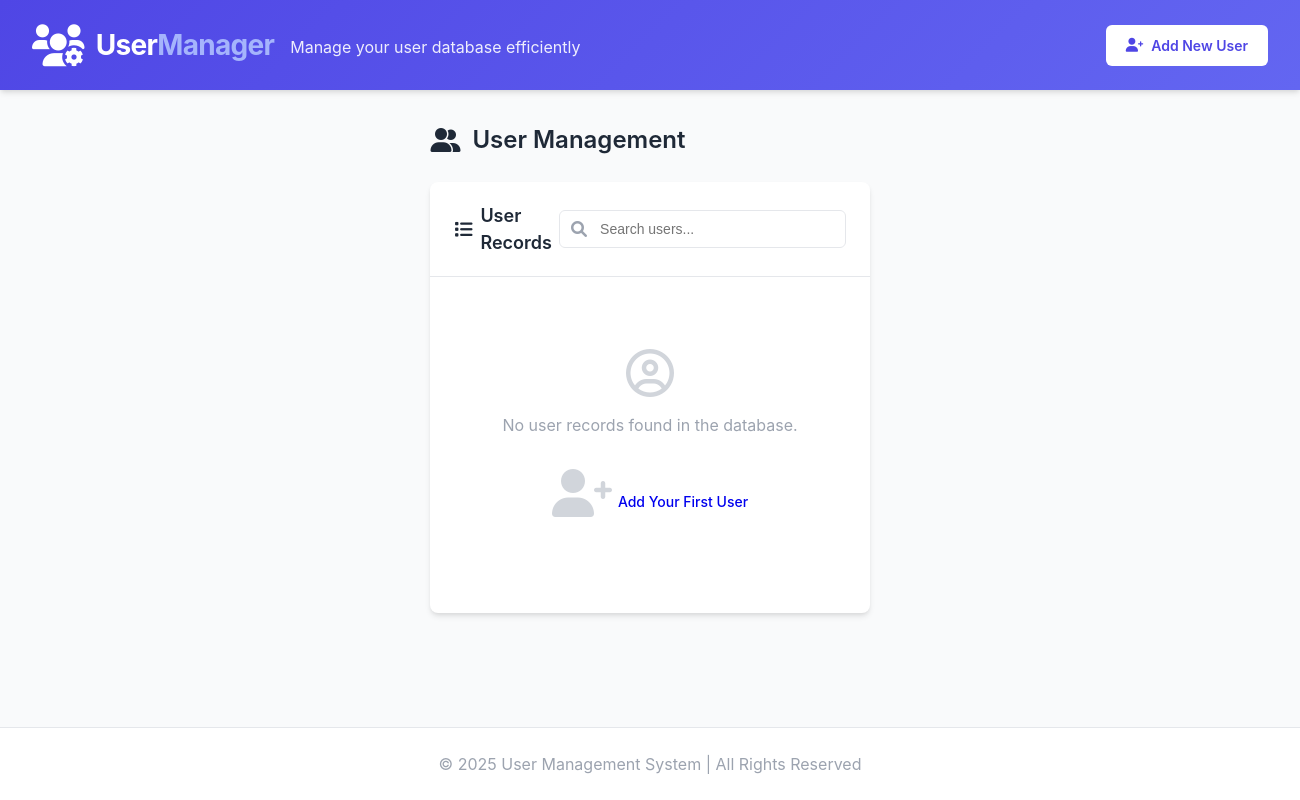
The page /php/users.php on the database as committed earlier.
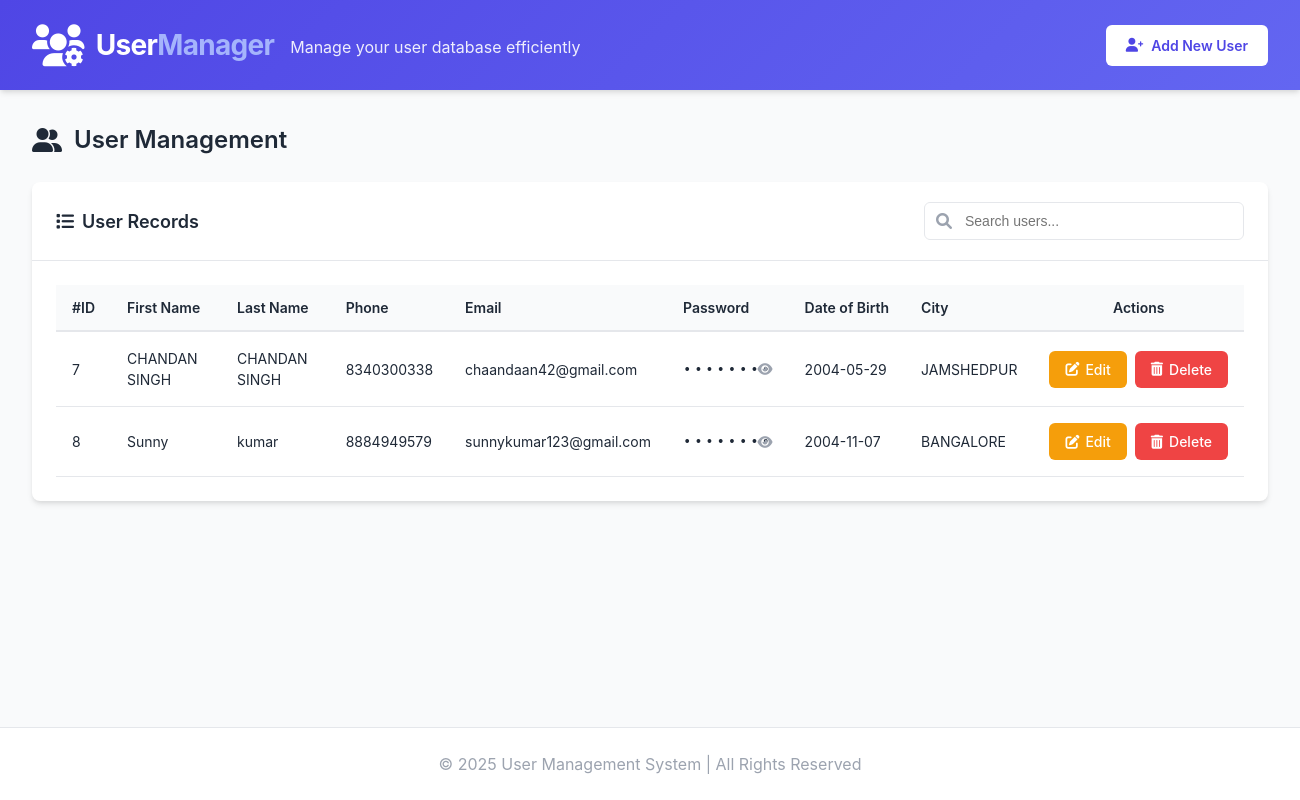
The same page on the database as committed later.
### tables this page shows
CREATE TABLE `user` (
  `ID` int(12) NOT NULL,
  `FirstName` varchar(30) NOT NULL,
  `LastName` varchar(30) NOT NULL,
  `Phone` bigint(10) NOT NULL,
  `Mail` varchar(30) NOT NULL,
  `Password` varchar(16) NOT NULL,
  `DOB` date NOT NULL,
  `City` varchar(20) NOT NULL
);

### php/users.php (the view, shortened to what this page needs)
<!DOCTYPE html>
<html lang="en">
<head>
    <link rel="stylesheet" href="https://cdnjs.cloudflare.com/ajax/libs/font-awesome/6.0.0-beta3/css/all.min.css">
</head>
<body>
    <div class="dashboard">
        <header class="header">
            <div class="header-content">
                <div class="brand">
                    <div class="logo">
                        <i class="fas fa-users-cog"></i>
                        User<span>Manager</span>
                    </div>
                    <p class="subtitle">Manage your user database efficiently</p>
                </div>
                <div class="header-actions">
                    <a href="user_create.php" class="btn-add">
                        <i class="fas fa-user-plus"></i>
                        <span>Add New User</span>
                    </a>
                </div>
            </div>
        </header>
        <main class="main-content">
            <h1 class="page-title">
                <i class="fas fa-user-friends"></i>
                User Management
            </h1>
            <div class="card">
                <div class="card-header">
                    <h2 class="card-title">
                        <i class="fas fa-list"></i>
                        User Records
                    </h2>
                    <div class="search-container">
                        <input type="text" id="searchInput" class="search-input" placeholder="Search users...">
                    </div>
                </div>
                <div class="card-body">
                    <div class="table-container">
                        <?php
                        include 'signup.php';
                        $query = "SELECT * FROM user";
                        $run = mysqli_query($con, $query);
                        $count = mysqli_num_rows($run);
                        if ($count > 0) {
                        ?>
                            <table id="usersTable">
                                <thead>
                                    <tr>
                                        <th>#ID</th>
                                        <th>First Name</th>
                                        <th>Last Name</th>
                                        <th>Phone</th>
                                        <th>Email</th>
                                        <th>Password</th>
                                        <th>Date of Birth</th>
                                        <th>City</th>
                                        <th class="text-center">Actions</th>
                                    </tr>
                                </thead>
                                <tbody>
                                    <?php while ($call = mysqli_fetch_assoc($run)) { ?>
                                        <tr>
                                            <td><?= htmlspecialchars($call['ID']); ?></td>
                                            <td><?= htmlspecialchars($call['FirstName']); ?></td>
                                            <td><?= htmlspecialchars($call['LastName']); ?></td>
                                            <td><?= htmlspecialchars($call['Phone']); ?></td>
                                            <td><?= htmlspecialchars($call['Mail']); ?></td>
                                            <td class="password-cell">
                                                <span class="password-hidden" data-password="<?= htmlspecialchars($call['Password']); ?>">
                                                    ••••••••
                                                </span>
                                                <button class="toggle-password">
                                                    <i class="fas fa-eye"></i>
                                                </button>
                                            </td>
                                            <td><?= htmlspecialchars($call['DOB']); ?></td>
                                            <td><?= htmlspecialchars($call['City']); ?></td>
                                            <td class="text-center">
                                                <div class="action-cell">
                                                    <a href="user_update.php?id=<?= $call['ID']; ?>" class="btn btn-edit">
                                                        <i class="fas fa-edit"></i>
                                                        <span class="hide-mobile">Edit</span>
                                                    </a>
                                                    <a href="user_delete.php?id=<?= $call['ID']; ?>"
                                                       onclick="return confirm('Are you sure you want to delete this user? This action cannot be undone.');"
                                                       class="btn btn-delete">
                                                        <i class="fas fa-trash-alt"></i>
                                                        <span class="hide-mobile">Delete</span>
                                                    </a>
                                                </div>
                                            </td>
                                        </tr>
                                    <?php } ?>
                                </tbody>
                            </table>
                        <?php
                        } else {
                        ?>
                            <div class="empty-state">
                                <i class="far fa-user-circle"></i>
                                <p>No user records found in the database.</p>
                                <a href="user_create.php" class="btn btn-primary">
                                    <i class="fas fa-user-plus"></i>
                                    Add Your First User
                                </a>
                            </div>
                        <?php
                        }
                        ?>
                    </div>
                </div>
            </div>
        </main>
        <footer class="footer">
            <p>&copy; <?php echo date('Y'); ?> User Management System | All Rights Reserved</p>
        </footer>
    </div>
</body>
</html>

### php/users.php (style rules this page uses)
:root { --primary: #4f46e5; --primary-dark: #4338ca; --secondary: #6366f1; --success: #10b981; --danger: #ef4444; --warning: #f59e0b; --info: #3b82f6; --light: #f3f4f6; --dark: #1f2937; --gray: #9ca3af; --white: #ffffff; --shadow: 0 4px 6px -1px rgba(0, 0, 0, 0.1), 0 2px 4px -1px rgba(0, 0, 0, 0.06); }
* { margin: 0; padding: 0; box-sizing: border-box; }
body { font-family: 'Inter', 'Segoe UI', Roboto, -apple-system, BlinkMacSystemFont, sans-serif; background-color: #f9fafb; color: var(--dark); line-height: 1.5; }
.dashboard { min-height: 100vh; display: grid; grid-template-rows: auto 1fr auto; }
.header { background: linear-gradient(135deg, var(--primary), var(--secondary)); color: var(--white); padding: 1.5rem 2rem; box-shadow: var(--shadow); position: relative; z-index: 10; }
.header-content { max-width: 1400px; margin: 0 auto; display: flex; justify-content: space-between; align-items: center; }
.brand { display: flex; align-items: center; gap: 1rem; }
.logo { font-size: 1.75rem; font-weight: 700; letter-spacing: -0.025em; display: flex; align-items: center; }
.logo i { margin-right: 0.75rem; font-size: 1.5em; }
.logo span { color: #a5b4fc; }
.header-actions { display: flex; gap: 1rem; }
.btn-add { display: inline-flex; align-items: center; background-color: var(--white); color: var(--primary); border: none; padding: 0.625rem 1.25rem; font-size: 0.875rem; font-weight: 600; border-radius: 0.375rem; cursor: pointer; transition: all 0.2s ease; text-decoration: none; gap: 0.5rem; }
.subtitle { font-size: 1rem; opacity: 0.9; font-weight: 400; margin-top: 0.25rem; }
.main-content { max-width: 1400px; margin: 0 auto; padding: 2rem; }
.page-title { font-size: 1.5rem; font-weight: 600; margin-bottom: 1.5rem; color: var(--dark); display: flex; align-items: center; gap: 0.75rem; }
.card { background-color: var(--white); border-radius: 0.5rem; box-shadow: var(--shadow); overflow: hidden; }
.card-header { padding: 1.25rem 1.5rem; border-bottom: 1px solid #e5e7eb; display: flex; justify-content: space-between; align-items: center; }
.card-title { font-size: 1.125rem; font-weight: 600; color: var(--dark); display: flex; align-items: center; gap: 0.5rem; }
.search-container { display: flex; align-items: center; position: relative; max-width: 20rem; width: 100%; }
.search-input { width: 100%; padding: 0.625rem 1rem 0.625rem 2.5rem; border: 1px solid #e5e7eb; border-radius: 0.375rem; font-size: 0.875rem; transition: all 0.2s; }
.card-body { padding: 1.5rem; }
.table-container { overflow-x: auto; }
table { width: 100%; border-collapse: collapse; text-align: left; font-size: 0.875rem; }
thead { background-color: #f9fafb; }
th { padding: 0.75rem 1rem; font-weight: 600; color: var(--dark); border-bottom: 2px solid #e5e7eb; white-space: nowrap; }
td { padding: 1rem; border-bottom: 1px solid #e5e7eb; vertical-align: middle; }
tbody tr { transition: background-color 0.2s; }
.text-center { text-align: center; }
.btn { display: inline-flex; align-items: center; justify-content: center; padding: 0.5rem 1rem; font-size: 0.875rem; font-weight: 500; border-radius: 0.375rem; border: none; cursor: pointer; transition: all 0.2s; gap: 0.375rem; text-decoration: none; }
.btn-edit { background-color: var(--warning); color: var(--white); }
.btn-delete { background-color: var(--danger); color: var(--white); }
.action-cell { display: flex; gap: 0.5rem; justify-content: center; }
.password-cell { position: relative; }
.password-hidden { letter-spacing: 0.2em; font-family: monospace; user-select: none; }
.toggle-password { position: absolute; right: 1rem; top: 50%; transform: translateY(-50%); cursor: pointer; color: var(--gray); transition: color 0.2s; background: none; border: none; }
.footer { background-color: var(--white); border-top: 1px solid #e5e7eb; padding: 1.5rem; text-align: center; color: var(--gray); margin-top: auto; }
.empty-state { display: flex; flex-direction: column; align-items: center; justify-content: center; padding: 3rem; text-align: center; color: var(--gray); }
.empty-state i { font-size: 3rem; margin-bottom: 1rem; color: #d1d5db; }
.empty-state p { font-size: 1rem; margin-bottom: 1.5rem; }

Rows that differ between the two databases and show on the page:
added user: ID "7", FirstName "CHANDAN SINGH", LastName "CHANDAN SINGH", Phone "8340300338", Mail "chaandaan42@gmail.com", DOB "2004-05-29", City "JAMSHEDPUR"
added user: ID "8", FirstName "Sunny", LastName "kumar", Phone "8884949579", Mail "sunnykumar123@gmail.com", DOB "2004-11-07", City "BANGALORE"
Other text that changed with them:
text no longer shown: "No user records found in the database. Add Your First User"
text now shown: "#ID First Name Last Name Phone Email Password Date of Birth City Actions"
